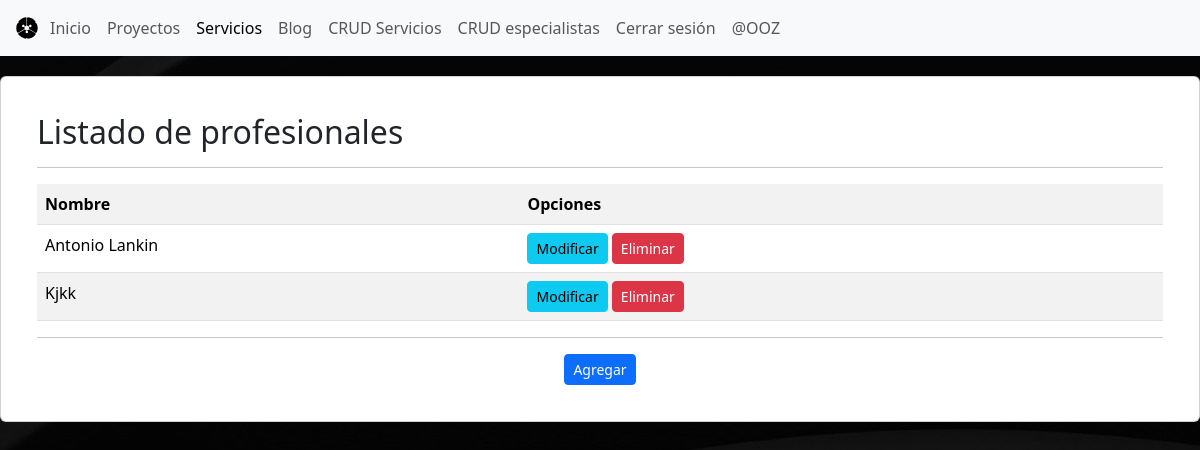
The app's page /blog/listar_profesional/ (signed in), older data.
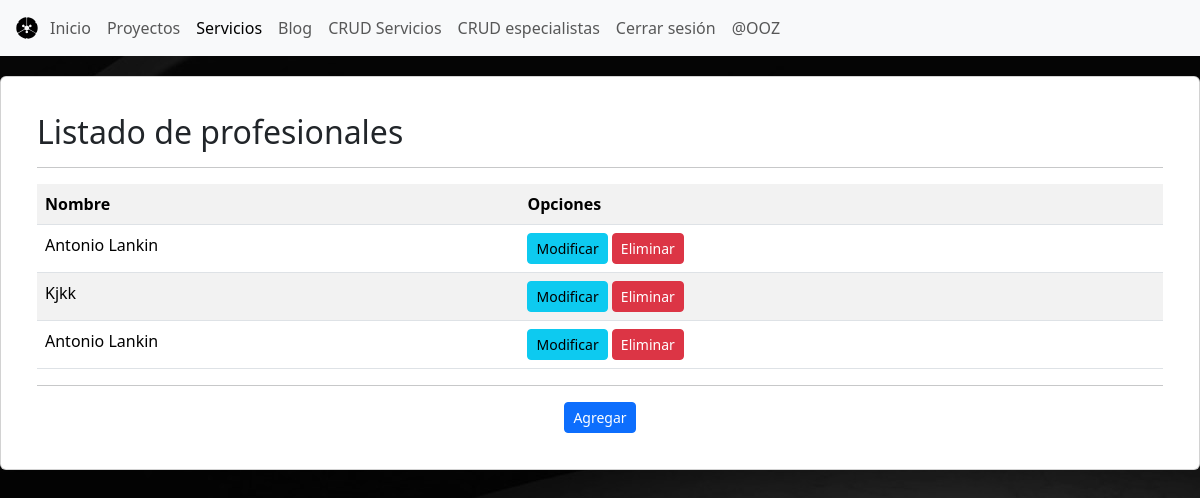
The same page, newer data.
### blog/models.py (models this page shows, shortened)
class especialista (models.Model):
    nombre = models.CharField(max_length=50)
    Imagen = models.ImageField()

### blog/views.py (the view)
# urls.py: path("listar_profesional/",views.listar_profesional,name="listar_profesional"),
@permission_required('blog.add_servicio')
def listar_profesional(request):
 especialistas = especialista.objects.all()
 data={
     'especialistas':especialistas
    }
 return render(request,"pages/listar_profesional.html",data)

### blog/templates/pages/listar_profesional.html (shortened to what this page needs)
<!DOCTYPE html>
<html lang="en">
<head>
    {% load static %}
    <link rel="stylesheet" href="{% static 'css/bootstrap.min.css' %}">
    <link rel="stylesheet" href="{% static 'css/custom.css' %}">
    <link rel="stylesheet" href="https://cdnjs.cloudflare.com/ajax/libs/font-awesome/6.5.2/css/all.min.css">
</head>
<body>
    <header>
        <nav class="navbar navbar-expand-lg bg-body-tertiary">
            <div class="container-fluid">
                <img src="{% static 'img/icono.svg' %}" alt="Bootstrap" width="30" height="24">
                <div class="collapse navbar-collapse" id="navbarSupportedContent">
                    <ul class="navbar-nav me-auto mb-2 mb-lg-0">
                        <li class="nav-item">
                            <a class="nav-link" aria-current="page" href="{% url 'index' %}">Inicio</a>
                        </li>
                        <li class="nav-item">
                            <a class="nav-link" href="{% url 'proyectos' %}">Proyectos</a>
                        </li>
                        <li class="nav-item">
                            <a class="nav-link active" href="{% url 'servicios' %}">Servicios</a>
                        </li>
                        <li class="nav-item">
                            <a class="nav-link" href="{% url 'blog' %}">Blog</a>
                        </li>
                        {% if perms.blog.add_servicio %}
                        <li class="nav-item">
                          <a class="nav-link" href="{% url 'listar_servicio' %} ">CRUD Servicios</a>
                        </li>
                        <li class="nav-item">
                            <a class="nav-link" href="{% url 'listar_profesional' %} ">CRUD especialistas</a>
                        </li>
                        {% endif %}
                        {% if user.is_authenticated %}
                            <li class="nav-item">
                                <a class="nav-link" href="{% url 'logout' %}">Cerrar sesión</a>
                            </li>
                            <li >
                              <a class="nav-link" href="#">@{{ user.username }}</a>
                            </li>
                        {% else %}
                            <li class="nav-item">
                                <a class="nav-link" href="{% url 'login' %}">Iniciar sesión</a>
                            </li>
                        {% endif %}
                    </ul>
                </div>
            </div>
        </nav>
    </header>
    <div class="card">
        <card class="card-body">
            <h2>Listado de profesionales</h2>
            <hr>
            <table class="table table-striped table-hover table-responsive-sm">
                <tr>
                    <th>Nombre</th>
                    <th>Opciones</th>
                </tr>
                {% for p in especialistas %}
                    <tr>
                        <td>{{ p.nombre | title }}</td>
                        <td>
                            <a href="{% url 'modificar_profesional' p.id%}" class="btn btn-info btn-sm">Modificar</a>
                            <a href="#" onclick="eliminarProfesional({{p.id}})" class="btn btn-danger btn-sm">Eliminar</a>
                        </td>
                    </tr>
                {% endfor %}
            </table>
            <hr>
            <div class="d-flex justify-content-center mt-3">
                <a href="{% url 'agregar_profesional' %}" class="btn btn-primary btn-sm">Agregar</a>
            </div>
        </card>
    </div>
</html>

### blog/static/css/custom.css (style rules this page uses)
*, *::before, *::after { box-sizing: border-box; }
body { margin: 0; padding: 0; background-image: url(../img/fondo1.jpg); color: #572364; box-sizing: border-box; }
.card { background-color: rgb(255, 255, 255); padding: 20px; margin-top: 20px; }

Row changes from the older to the newer data that the page shows:
added especialista: nombre "Antonio Lankin"
